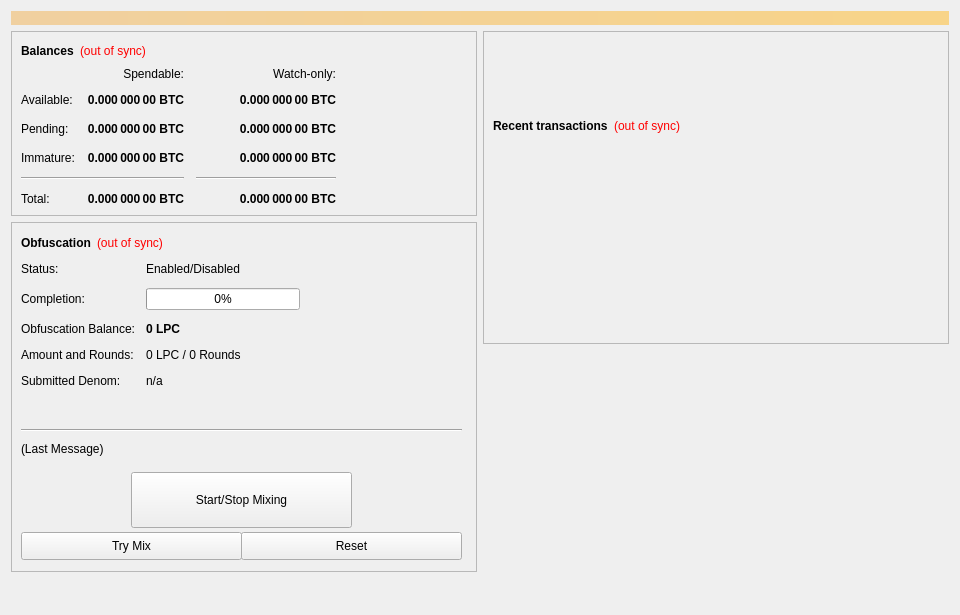
<?xml version="1.0" encoding="UTF-8"?>
<ui version="4.0">
 <class>OverviewPage</class>
 <widget class="QWidget" name="OverviewPage">
  <property name="geometry">
   <rect>
    <x>0</x>
    <y>0</y>
    <width>960</width>
    <height>615</height>
   </rect>
  </property>
  <property name="minimumSize">
   <size>
    <width>960</width>
    <height>0</height>
   </size>
  </property>
  <property name="windowTitle">
   <string>Form</string>
  </property>
  <layout class="QVBoxLayout" name="topLayout">
   <item>
    <widget class="QLabel" name="labelAlerts">
     <property name="visible">
      <bool>false</bool>
     </property>
     <property name="styleSheet">
      <string notr="true">background-color: qlineargradient(x1: 0, y1: 0, x2: 1, y2: 0, stop:0 #F0D0A0, stop:1 #F8D488); color:#000000;</string>
     </property>
     <property name="wordWrap">
      <bool>true</bool>
     </property>
     <property name="margin">
      <number>3</number>
     </property>
    </widget>
   </item>
   <item>
    <layout class="QHBoxLayout" name="horizontalLayout" stretch="1,1">
     <item>
      <layout class="QVBoxLayout" name="verticalLayout_2">
       <item>
        <widget class="QFrame" name="frame">
         <property name="frameShape">
          <enum>QFrame::StyledPanel</enum>
         </property>
         <property name="frameShadow">
          <enum>QFrame::Raised</enum>
         </property>
         <layout class="QVBoxLayout" name="verticalLayout_4">
          <item>
           <layout class="QHBoxLayout" name="horizontalLayout_4">
            <item>
             <widget class="QLabel" name="label_5">
              <property name="font">
               <font>
                <weight>75</weight>
                <bold>true</bold>
               </font>
              </property>
              <property name="text">
               <string>Balances</string>
              </property>
             </widget>
            </item>
            <item>
             <widget class="QLabel" name="labelWalletStatus">
              <property name="cursor">
               <cursorShape>WhatsThisCursor</cursorShape>
              </property>
              <property name="toolTip">
               <string>The displayed information may be out of date. Your wallet automatically synchronizes with the ValinorPayCoin network after a connection is established, but this process has not completed yet.</string>
              </property>
              <property name="styleSheet">
               <string notr="true">QLabel { color: red; }</string>
              </property>
              <property name="text">
               <string notr="true">(out of sync)</string>
              </property>
              <property name="alignment">
               <set>Qt::AlignLeading|Qt::AlignLeft|Qt::AlignVCenter</set>
              </property>
             </widget>
            </item>
            <item>
             <spacer name="horizontalSpacer_3">
              <property name="orientation">
               <enum>Qt::Horizontal</enum>
              </property>
              <property name="sizeHint" stdset="0">
               <size>
                <width>40</width>
                <height>20</height>
               </size>
              </property>
             </spacer>
            </item>
           </layout>
          </item>
          <item>
           <layout class="QGridLayout" name="gridLayout">
            <property name="spacing">
             <number>12</number>
            </property>
            <item row="2" column="2">
             <widget class="QLabel" name="labelWatchPending">
              <property name="font">
               <font>
                <weight>75</weight>
                <bold>true</bold>
               </font>
              </property>
              <property name="cursor">
               <cursorShape>IBeamCursor</cursorShape>
              </property>
              <property name="toolTip">
               <string>Unconfirmed transactions to watch-only addresses</string>
              </property>
              <property name="text">
               <string notr="true">0.000 000 00 BTC</string>
              </property>
              <property name="alignment">
               <set>Qt::AlignRight|Qt::AlignTrailing|Qt::AlignVCenter</set>
              </property>
              <property name="textInteractionFlags">
               <set>Qt::LinksAccessibleByMouse|Qt::TextSelectableByKeyboard|Qt::TextSelectableByMouse</set>
              </property>
             </widget>
            </item>
            <item row="2" column="1">
             <widget class="QLabel" name="labelUnconfirmed">
              <property name="font">
               <font>
                <weight>75</weight>
                <bold>true</bold>
               </font>
              </property>
              <property name="cursor">
               <cursorShape>IBeamCursor</cursorShape>
              </property>
              <property name="toolTip">
               <string>Total of transactions that have yet to be confirmed, and do not yet count toward the spendable balance</string>
              </property>
              <property name="text">
               <string notr="true">0.000 000 00 BTC</string>
              </property>
              <property name="alignment">
               <set>Qt::AlignRight|Qt::AlignTrailing|Qt::AlignVCenter</set>
              </property>
              <property name="textInteractionFlags">
               <set>Qt::LinksAccessibleByMouse|Qt::TextSelectableByKeyboard|Qt::TextSelectableByMouse</set>
              </property>
             </widget>
            </item>
            <item row="3" column="2">
             <widget class="QLabel" name="labelWatchImmature">
              <property name="font">
               <font>
                <weight>75</weight>
                <bold>true</bold>
               </font>
              </property>
              <property name="cursor">
               <cursorShape>IBeamCursor</cursorShape>
              </property>
              <property name="toolTip">
               <string>Staked or masternode rewards in watch-only addresses that has not yet matured</string>
              </property>
              <property name="text">
               <string notr="true">0.000 000 00 BTC</string>
              </property>
              <property name="alignment">
               <set>Qt::AlignRight|Qt::AlignTrailing|Qt::AlignVCenter</set>
              </property>
              <property name="textInteractionFlags">
               <set>Qt::LinksAccessibleByMouse|Qt::TextSelectableByKeyboard|Qt::TextSelectableByMouse</set>
              </property>
             </widget>
            </item>
            <item row="4" column="0" colspan="2">
             <widget class="Line" name="lineSpendableBalance">
              <property name="orientation">
               <enum>Qt::Horizontal</enum>
              </property>
             </widget>
            </item>
            <item row="4" column="2">
             <widget class="Line" name="lineWatchBalance">
              <property name="sizePolicy">
               <sizepolicy hsizetype="Preferred" vsizetype="Fixed">
                <horstretch>0</horstretch>
                <verstretch>0</verstretch>
               </sizepolicy>
              </property>
              <property name="minimumSize">
               <size>
                <width>140</width>
                <height>0</height>
               </size>
              </property>
              <property name="orientation">
               <enum>Qt::Horizontal</enum>
              </property>
             </widget>
            </item>
            <item row="5" column="0">
             <widget class="QLabel" name="labelTotalText">
              <property name="text">
               <string>Total:</string>
              </property>
             </widget>
            </item>
            <item row="3" column="1">
             <widget class="QLabel" name="labelImmature">
              <property name="font">
               <font>
                <weight>75</weight>
                <bold>true</bold>
               </font>
              </property>
              <property name="cursor">
               <cursorShape>IBeamCursor</cursorShape>
              </property>
              <property name="toolTip">
               <string>Staked or masternode rewards that has not yet matured</string>
              </property>
              <property name="text">
               <string notr="true">0.000 000 00 BTC</string>
              </property>
              <property name="alignment">
               <set>Qt::AlignRight|Qt::AlignTrailing|Qt::AlignVCenter</set>
              </property>
              <property name="textInteractionFlags">
               <set>Qt::LinksAccessibleByMouse|Qt::TextSelectableByKeyboard|Qt::TextSelectableByMouse</set>
              </property>
             </widget>
            </item>
            <item row="2" column="3">
             <spacer name="horizontalSpacer_2">
              <property name="orientation">
               <enum>Qt::Horizontal</enum>
              </property>
              <property name="sizeHint" stdset="0">
               <size>
                <width>40</width>
                <height>20</height>
               </size>
              </property>
             </spacer>
            </item>
            <item row="3" column="0">
             <widget class="QLabel" name="labelImmatureText">
              <property name="text">
               <string>Immature:</string>
              </property>
             </widget>
            </item>
            <item row="5" column="1">
             <widget class="QLabel" name="labelTotal">
              <property name="font">
               <font>
                <weight>75</weight>
                <bold>true</bold>
               </font>
              </property>
              <property name="cursor">
               <cursorShape>IBeamCursor</cursorShape>
              </property>
              <property name="toolTip">
               <string>Your current total balance</string>
              </property>
              <property name="text">
               <string notr="true">0.000 000 00 BTC</string>
              </property>
              <property name="alignment">
               <set>Qt::AlignRight|Qt::AlignTrailing|Qt::AlignVCenter</set>
              </property>
              <property name="textInteractionFlags">
               <set>Qt::LinksAccessibleByMouse|Qt::TextSelectableByKeyboard|Qt::TextSelectableByMouse</set>
              </property>
             </widget>
            </item>
            <item row="5" column="2">
             <widget class="QLabel" name="labelWatchTotal">
              <property name="font">
               <font>
                <weight>75</weight>
                <bold>true</bold>
               </font>
              </property>
              <property name="cursor">
               <cursorShape>IBeamCursor</cursorShape>
              </property>
              <property name="toolTip">
               <string>Current total balance in watch-only addresses</string>
              </property>
              <property name="text">
               <string notr="true">0.000 000 00 BTC</string>
              </property>
              <property name="alignment">
               <set>Qt::AlignRight|Qt::AlignTrailing|Qt::AlignVCenter</set>
              </property>
              <property name="textInteractionFlags">
               <set>Qt::LinksAccessibleByMouse|Qt::TextSelectableByKeyboard|Qt::TextSelectableByMouse</set>
              </property>
             </widget>
            </item>
            <item row="0" column="2">
             <widget class="QLabel" name="labelWatchonly">
              <property name="text">
               <string>Watch-only:</string>
              </property>
              <property name="alignment">
               <set>Qt::AlignRight|Qt::AlignTrailing|Qt::AlignVCenter</set>
              </property>
             </widget>
            </item>
            <item row="1" column="0">
             <widget class="QLabel" name="labelBalanceText">
              <property name="text">
               <string>Available:</string>
              </property>
             </widget>
            </item>
            <item row="1" column="1">
             <widget class="QLabel" name="labelBalance">
              <property name="font">
               <font>
                <weight>75</weight>
                <bold>true</bold>
               </font>
              </property>
              <property name="cursor">
               <cursorShape>IBeamCursor</cursorShape>
              </property>
              <property name="toolTip">
               <string>Your current spendable balance</string>
              </property>
              <property name="text">
               <string notr="true">0.000 000 00 BTC</string>
              </property>
              <property name="alignment">
               <set>Qt::AlignRight|Qt::AlignTrailing|Qt::AlignVCenter</set>
              </property>
              <property name="textInteractionFlags">
               <set>Qt::LinksAccessibleByMouse|Qt::TextSelectableByKeyboard|Qt::TextSelectableByMouse</set>
              </property>
             </widget>
            </item>
            <item row="1" column="2">
             <widget class="QLabel" name="labelWatchAvailable">
              <property name="font">
               <font>
                <weight>75</weight>
                <bold>true</bold>
               </font>
              </property>
              <property name="cursor">
               <cursorShape>IBeamCursor</cursorShape>
              </property>
              <property name="toolTip">
               <string>Your current balance in watch-only addresses</string>
              </property>
              <property name="text">
               <string notr="true">0.000 000 00 BTC</string>
              </property>
              <property name="alignment">
               <set>Qt::AlignRight|Qt::AlignTrailing|Qt::AlignVCenter</set>
              </property>
              <property name="textInteractionFlags">
               <set>Qt::LinksAccessibleByMouse|Qt::TextSelectableByKeyboard|Qt::TextSelectableByMouse</set>
              </property>
             </widget>
            </item>
            <item row="2" column="0">
             <widget class="QLabel" name="labelPendingText">
              <property name="text">
               <string>Pending:</string>
              </property>
             </widget>
            </item>
            <item row="0" column="1">
             <widget class="QLabel" name="labelSpendable">
              <property name="text">
               <string>Spendable:</string>
              </property>
              <property name="alignment">
               <set>Qt::AlignRight|Qt::AlignTrailing|Qt::AlignVCenter</set>
              </property>
             </widget>
            </item>
           </layout>
          </item>
         </layout>
        </widget>
       </item>
       <item>
        <widget class="QFrame" name="frameObfuscation">
         <property name="minimumSize">
          <size>
           <width>0</width>
           <height>350</height>
          </size>
         </property>
         <property name="layoutDirection">
          <enum>Qt::LeftToRight</enum>
         </property>
         <property name="frameShape">
          <enum>QFrame::StyledPanel</enum>
         </property>
         <property name="frameShadow">
          <enum>QFrame::Raised</enum>
         </property>
         <widget class="QWidget" name="formLayoutWidget">
          <property name="geometry">
           <rect>
            <x>10</x>
            <y>40</y>
            <width>451</width>
            <height>161</height>
           </rect>
          </property>
          <layout class="QFormLayout" name="formLayout">
           <property name="fieldGrowthPolicy">
            <enum>QFormLayout::AllNonFixedFieldsGrow</enum>
           </property>
           <property name="horizontalSpacing">
            <number>11</number>
           </property>
           <property name="verticalSpacing">
            <number>12</number>
           </property>
           <item row="0" column="0">
            <widget class="QLabel" name="label_6">
             <property name="text">
              <string>Status:</string>
             </property>
            </widget>
           </item>
           <item row="1" column="0">
            <widget class="QLabel" name="label_7">
             <property name="text">
              <string>Completion:</string>
             </property>
            </widget>
           </item>
           <item row="1" column="1">
            <widget class="QProgressBar" name="obfuscationProgress">
             <property name="maximumSize">
              <size>
               <width>154</width>
               <height>16777215</height>
              </size>
             </property>
             <property name="value">
              <number>0</number>
             </property>
            </widget>
           </item>
           <item row="2" column="0">
            <widget class="QLabel" name="labelAnonymizedText">
             <property name="text">
              <string>Obfuscation Balance:</string>
             </property>
            </widget>
           </item>
           <item row="2" column="1">
            <widget class="QLabel" name="labelAnonymized">
             <property name="font">
              <font>
               <weight>75</weight>
               <bold>true</bold>
              </font>
             </property>
             <property name="text">
              <string notr="true">0 LPC</string>
             </property>
            </widget>
           </item>
           <item row="3" column="0">
            <widget class="QLabel" name="label_8">
             <property name="text">
              <string>Amount and Rounds:</string>
             </property>
            </widget>
           </item>
           <item row="3" column="1">
            <widget class="QLabel" name="labelAmountRounds">
             <property name="text">
              <string>0 LPC / 0 Rounds</string>
             </property>
            </widget>
           </item>
           <item row="4" column="0">
            <widget class="QLabel" name="label_9">
             <property name="text">
              <string>Submitted Denom:</string>
             </property>
            </widget>
           </item>
           <item row="4" column="1">
            <widget class="QLabel" name="labelSubmittedDenom">
             <property name="toolTip">
              <string>The denominations you submitted to the Masternode.&lt;br&gt;To mix, other users must submit the exact same denominations.</string>
             </property>
             <property name="text">
              <string>n/a</string>
             </property>
            </widget>
           </item>
           <item row="0" column="1">
            <widget class="QLabel" name="obfuscationEnabled">
             <property name="text">
              <string>Enabled/Disabled</string>
             </property>
            </widget>
           </item>
          </layout>
         </widget>
         <widget class="QPushButton" name="runAutoDenom">
          <property name="geometry">
           <rect>
            <x>251</x>
            <y>17</y>
            <width>1</width>
            <height>1</height>
           </rect>
          </property>
          <property name="palette">
           <palette>
            <active>
             <colorrole role="WindowText">
              <brush brushstyle="SolidPattern">
               <color alpha="255">
                <red>0</red>
                <green>0</green>
                <blue>0</blue>
               </color>
              </brush>
             </colorrole>
             <colorrole role="Button">
              <brush brushstyle="SolidPattern">
               <color alpha="255">
                <red>239</red>
                <green>238</green>
                <blue>238</blue>
               </color>
              </brush>
             </colorrole>
             <colorrole role="Valinor">
              <brush brushstyle="SolidPattern">
               <color alpha="255">
                <red>255</red>
                <green>255</green>
                <blue>255</blue>
               </color>
              </brush>
             </colorrole>
             <colorrole role="Midvalinor">
              <brush brushstyle="SolidPattern">
               <color alpha="255">
                <red>247</red>
                <green>246</green>
                <blue>246</blue>
               </color>
              </brush>
             </colorrole>
             <colorrole role="Dark">
              <brush brushstyle="SolidPattern">
               <color alpha="255">
                <red>119</red>
                <green>119</green>
                <blue>119</blue>
               </color>
              </brush>
             </colorrole>
             <colorrole role="Mid">
              <brush brushstyle="SolidPattern">
               <color alpha="255">
                <red>159</red>
                <green>159</green>
                <blue>159</blue>
               </color>
              </brush>
             </colorrole>
             <colorrole role="Text">
              <brush brushstyle="SolidPattern">
               <color alpha="255">
                <red>0</red>
                <green>0</green>
                <blue>0</blue>
               </color>
              </brush>
             </colorrole>
             <colorrole role="BrightText">
              <brush brushstyle="SolidPattern">
               <color alpha="255">
                <red>255</red>
                <green>255</green>
                <blue>255</blue>
               </color>
              </brush>
             </colorrole>
             <colorrole role="ButtonText">
              <brush brushstyle="SolidPattern">
               <color alpha="255">
                <red>0</red>
                <green>0</green>
                <blue>0</blue>
               </color>
              </brush>
             </colorrole>
             <colorrole role="Base">
              <brush brushstyle="SolidPattern">
               <color alpha="255">
                <red>255</red>
                <green>255</green>
                <blue>255</blue>
               </color>
              </brush>
             </colorrole>
             <colorrole role="Window">
              <brush brushstyle="SolidPattern">
               <color alpha="255">
                <red>239</red>
                <green>238</green>
                <blue>238</blue>
               </color>
              </brush>
             </colorrole>
             <colorrole role="Shadow">
              <brush brushstyle="SolidPattern">
               <color alpha="255">
                <red>0</red>
                <green>0</green>
                <blue>0</blue>
               </color>
              </brush>
             </colorrole>
             <colorrole role="AlternateBase">
              <brush brushstyle="SolidPattern">
               <color alpha="255">
                <red>247</red>
                <green>246</green>
                <blue>246</blue>
               </color>
              </brush>
             </colorrole>
             <colorrole role="ToolTipBase">
              <brush brushstyle="SolidPattern">
               <color alpha="255">
                <red>255</red>
                <green>255</green>
                <blue>220</blue>
               </color>
              </brush>
             </colorrole>
             <colorrole role="ToolTipText">
              <brush brushstyle="SolidPattern">
               <color alpha="255">
                <red>0</red>
                <green>0</green>
                <blue>0</blue>
               </color>
              </brush>
             </colorrole>
            </active>
            <inactive>
             <colorrole role="WindowText">
              <brush brushstyle="SolidPattern">
               <color alpha="255">
                <red>0</red>
                <green>0</green>
                <blue>0</blue>
               </color>
              </brush>
             </colorrole>
             <colorrole role="Button">
              <brush brushstyle="SolidPattern">
               <color alpha="255">
                <red>239</red>
                <green>238</green>
                <blue>238</blue>
               </color>
              </brush>
             </colorrole>
             <colorrole role="Valinor">
              <brush brushstyle="SolidPattern">
               <color alpha="255">
                <red>255</red>
                <green>255</green>
                <blue>255</blue>
               </color>
              </brush>
             </colorrole>
             <colorrole role="Midvalinor">
              <brush brushstyle="SolidPattern">
               <color alpha="255">
                <red>247</red>
                <green>246</green>
                <blue>246</blue>
               </color>
              </brush>
             </colorrole>
             <colorrole role="Dark">
              <brush brushstyle="SolidPattern">
               <color alpha="255">
                <red>119</red>
                <green>119</green>
                <blue>119</blue>
               </color>
              </brush>
             </colorrole>
             <colorrole role="Mid">
              <brush brushstyle="SolidPattern">
               <color alpha="255">
                <red>159</red>
                <green>159</green>
                <blue>159</blue>
               </color>
              </brush>
             </colorrole>
             <colorrole role="Text">
              <brush brushstyle="SolidPattern">
               <color alpha="255">
                <red>0</red>
                <green>0</green>
                <blue>0</blue>
               </color>
              </brush>
             </colorrole>
             <colorrole role="BrightText">
              <brush brushstyle="SolidPattern">
               <color alpha="255">
                <red>255</red>
                <green>255</green>
                <blue>255</blue>
               </color>
              </brush>
             </colorrole>
             <colorrole role="ButtonText">
              <brush brushstyle="SolidPattern">
               <color alpha="255">
                <red>0</red>
                <green>0</green>
                <blue>0</blue>
               </color>
              </brush>
             </colorrole>
             <colorrole role="Base">
              <brush brushstyle="SolidPattern">
               <color alpha="255">
                <red>255</red>
                <green>255</green>
                <blue>255</blue>
               </color>
              </brush>
             </colorrole>
             <colorrole role="Window">
              <brush brushstyle="SolidPattern">
               <color alpha="255">
                <red>239</red>
                <green>238</green>
                <blue>238</blue>
               </color>
              </brush>
             </colorrole>
             <colorrole role="Shadow">
              <brush brushstyle="SolidPattern">
               <color alpha="255">
                <red>0</red>
                <green>0</green>
                <blue>0</blue>
               </color>
              </brush>
             </colorrole>
             <colorrole role="AlternateBase">
              <brush brushstyle="SolidPattern">
               <color alpha="255">
                <red>247</red>
                <green>246</green>
                <blue>246</blue>
               </color>
              </brush>
             </colorrole>
             <colorrole role="ToolTipBase">
              <brush brushstyle="SolidPattern">
               <color alpha="255">
                <red>255</red>
                <green>255</green>
                <blue>220</blue>
               </color>
              </brush>
             </colorrole>
             <colorrole role="ToolTipText">
              <brush brushstyle="SolidPattern">
               <color alpha="255">
                <red>0</red>
                <green>0</green>
                <blue>0</blue>
               </color>
              </brush>
             </colorrole>
            </inactive>
            <disabled>
             <colorrole role="WindowText">
              <brush brushstyle="SolidPattern">
               <color alpha="255">
                <red>119</red>
                <green>119</green>
                <blue>119</blue>
               </color>
              </brush>
             </colorrole>
             <colorrole role="Button">
              <brush brushstyle="SolidPattern">
               <color alpha="255">
                <red>239</red>
                <green>238</green>
                <blue>238</blue>
               </color>
              </brush>
             </colorrole>
             <colorrole role="Valinor">
              <brush brushstyle="SolidPattern">
               <color alpha="255">
                <red>255</red>
                <green>255</green>
                <blue>255</blue>
               </color>
              </brush>
             </colorrole>
             <colorrole role="Midvalinor">
              <brush brushstyle="SolidPattern">
               <color alpha="255">
                <red>247</red>
                <green>246</green>
                <blue>246</blue>
               </color>
              </brush>
             </colorrole>
             <colorrole role="Dark">
              <brush brushstyle="SolidPattern">
               <color alpha="255">
                <red>119</red>
                <green>119</green>
                <blue>119</blue>
               </color>
              </brush>
             </colorrole>
             <colorrole role="Mid">
              <brush brushstyle="SolidPattern">
               <color alpha="255">
                <red>159</red>
                <green>159</green>
                <blue>159</blue>
               </color>
              </brush>
             </colorrole>
             <colorrole role="Text">
              <brush brushstyle="SolidPattern">
               <color alpha="255">
                <red>119</red>
                <green>119</green>
                <blue>119</blue>
               </color>
              </brush>
             </colorrole>
             <colorrole role="BrightText">
              <brush brushstyle="SolidPattern">
               <color alpha="255">
                <red>255</red>
                <green>255</green>
                <blue>255</blue>
               </color>
              </brush>
             </colorrole>
             <colorrole role="ButtonText">
              <brush brushstyle="SolidPattern">
               <color alpha="255">
                <red>119</red>
                <green>119</green>
                <blue>119</blue>
               </color>
              </brush>
             </colorrole>
             <colorrole role="Base">
              <brush brushstyle="SolidPattern">
               <color alpha="255">
                <red>239</red>
                <green>238</green>
                <blue>238</blue>
               </color>
              </brush>
             </colorrole>
             <colorrole role="Window">
              <brush brushstyle="SolidPattern">
               <color alpha="255">
                <red>239</red>
                <green>238</green>
                <blue>238</blue>
               </color>
              </brush>
             </colorrole>
             <colorrole role="Shadow">
              <brush brushstyle="SolidPattern">
               <color alpha="255">
                <red>0</red>
                <green>0</green>
                <blue>0</blue>
               </color>
              </brush>
             </colorrole>
             <colorrole role="AlternateBase">
              <brush brushstyle="SolidPattern">
               <color alpha="255">
                <red>239</red>
                <green>238</green>
                <blue>238</blue>
               </color>
              </brush>
             </colorrole>
             <colorrole role="ToolTipBase">
              <brush brushstyle="SolidPattern">
               <color alpha="255">
                <red>255</red>
                <green>255</green>
                <blue>220</blue>
               </color>
              </brush>
             </colorrole>
             <colorrole role="ToolTipText">
              <brush brushstyle="SolidPattern">
               <color alpha="255">
                <red>0</red>
                <green>0</green>
                <blue>0</blue>
               </color>
              </brush>
             </colorrole>
            </disabled>
           </palette>
          </property>
          <property name="focusPolicy">
           <enum>Qt::NoFocus</enum>
          </property>
          <property name="autoFillBackground">
           <bool>true</bool>
          </property>
          <property name="text">
           <string/>
          </property>
          <property name="flat">
           <bool>true</bool>
          </property>
         </widget>
         <widget class="QPushButton" name="toggleObfuscation">
          <property name="geometry">
           <rect>
            <x>120</x>
            <y>250</y>
            <width>221</width>
            <height>56</height>
           </rect>
          </property>
          <property name="sizePolicy">
           <sizepolicy hsizetype="MinimumExpanding" vsizetype="Fixed">
            <horstretch>0</horstretch>
            <verstretch>0</verstretch>
           </sizepolicy>
          </property>
          <property name="text">
           <string>Start/Stop Mixing</string>
          </property>
         </widget>
         <widget class="Line" name="lineLastMessage">
          <property name="geometry">
           <rect>
            <x>10</x>
            <y>200</y>
            <width>441</width>
            <height>16</height>
           </rect>
          </property>
          <property name="orientation">
           <enum>Qt::Horizontal</enum>
          </property>
         </widget>
         <widget class="QLabel" name="obfuscationStatus">
          <property name="geometry">
           <rect>
            <x>10</x>
            <y>220</y>
            <width>451</width>
            <height>61</height>
           </rect>
          </property>
          <property name="minimumSize">
           <size>
            <width>288</width>
            <height>43</height>
           </size>
          </property>
          <property name="text">
           <string>(Last Message)</string>
          </property>
          <property name="alignment">
           <set>Qt::AlignLeading|Qt::AlignLeft|Qt::AlignTop</set>
          </property>
          <property name="wordWrap">
           <bool>true</bool>
          </property>
         </widget>
         <widget class="QPushButton" name="obfuscationAuto">
          <property name="geometry">
           <rect>
            <x>10</x>
            <y>310</y>
            <width>221</width>
            <height>28</height>
           </rect>
          </property>
          <property name="sizePolicy">
           <sizepolicy hsizetype="MinimumExpanding" vsizetype="Fixed">
            <horstretch>0</horstretch>
            <verstretch>0</verstretch>
           </sizepolicy>
          </property>
          <property name="toolTip">
           <string>Try to manually submit a Obfuscation request.</string>
          </property>
          <property name="text">
           <string>Try Mix</string>
          </property>
         </widget>
         <widget class="QPushButton" name="obfuscationReset">
          <property name="geometry">
           <rect>
            <x>230</x>
            <y>310</y>
            <width>221</width>
            <height>28</height>
           </rect>
          </property>
          <property name="sizePolicy">
           <sizepolicy hsizetype="MinimumExpanding" vsizetype="Fixed">
            <horstretch>0</horstretch>
            <verstretch>0</verstretch>
           </sizepolicy>
          </property>
          <property name="toolTip">
           <string>Reset the current status of Obfuscation (can interrupt Obfuscation if it's in the process of Mixing, which can cost you money!)</string>
          </property>
          <property name="autoFillBackground">
           <bool>false</bool>
          </property>
          <property name="text">
           <string>Reset</string>
          </property>
         </widget>
         <widget class="QWidget" name="layoutWidget">
          <property name="geometry">
           <rect>
            <x>10</x>
            <y>10</y>
            <width>431</width>
            <height>22</height>
           </rect>
          </property>
          <layout class="QHBoxLayout" name="horizontalLayout_5">
           <item>
            <widget class="QLabel" name="label_2">
             <property name="font">
              <font>
               <weight>75</weight>
               <bold>true</bold>
              </font>
             </property>
             <property name="text">
              <string>Obfuscation</string>
             </property>
            </widget>
           </item>
           <item>
            <widget class="QLabel" name="labelObfuscationSyncStatus">
             <property name="toolTip">
              <string>The displayed information may be out of date. Your wallet automatically synchronizes with the ValinorPayCoin network after a connection is established, but this process has not completed yet.</string>
             </property>
             <property name="styleSheet">
              <string notr="true">QLabel { color: red; }</string>
             </property>
             <property name="text">
              <string notr="true">(out of sync)</string>
             </property>
             <property name="alignment">
              <set>Qt::AlignLeading|Qt::AlignLeft|Qt::AlignVCenter</set>
             </property>
            </widget>
           </item>
           <item>
            <spacer name="horizontalSpacer_4">
             <property name="orientation">
              <enum>Qt::Horizontal</enum>
             </property>
             <property name="sizeHint" stdset="0">
              <size>
               <width>40</width>
               <height>20</height>
              </size>
             </property>
            </spacer>
           </item>
          </layout>
         </widget>
        </widget>
       </item>
       <item>
        <spacer name="verticalSpacer">
         <property name="orientation">
          <enum>Qt::Vertical</enum>
         </property>
         <property name="sizeHint" stdset="0">
          <size>
           <width>20</width>
           <height>40</height>
          </size>
         </property>
        </spacer>
       </item>
      </layout>
     </item>
     <item>
      <layout class="QVBoxLayout" name="verticalLayout_3">
       <item>
        <widget class="QFrame" name="frame_2">
         <property name="frameShape">
          <enum>QFrame::StyledPanel</enum>
         </property>
         <property name="frameShadow">
          <enum>QFrame::Raised</enum>
         </property>
         <layout class="QVBoxLayout" name="verticalLayout">
          <item>
           <spacer name="verticalSpacer_3">
            <property name="orientation">
             <enum>Qt::Vertical</enum>
            </property>
            <property name="sizeType">
             <enum>QSizePolicy::Fixed</enum>
            </property>
            <property name="sizeHint" stdset="0">
             <size>
              <width>20</width>
              <height>75</height>
             </size>
            </property>
           </spacer>
          </item>
          <item>
           <layout class="QHBoxLayout" name="horizontalLayout_2">
            <item>
             <widget class="QLabel" name="label_4">
              <property name="font">
               <font>
                <weight>75</weight>
                <bold>true</bold>
               </font>
              </property>
              <property name="text">
               <string>Recent transactions</string>
              </property>
             </widget>
            </item>
            <item>
             <widget class="QLabel" name="labelTransactionsStatus">
              <property name="cursor">
               <cursorShape>WhatsThisCursor</cursorShape>
              </property>
              <property name="toolTip">
               <string>The displayed information may be out of date. Your wallet automatically synchronizes with the ValinorPayCoin network after a connection is established, but this process has not completed yet.</string>
              </property>
              <property name="styleSheet">
               <string notr="true">QLabel { color: red; }</string>
              </property>
              <property name="text">
               <string notr="true">(out of sync)</string>
              </property>
              <property name="alignment">
               <set>Qt::AlignRight|Qt::AlignTrailing|Qt::AlignVCenter</set>
              </property>
             </widget>
            </item>
            <item>
             <spacer name="horizontalSpacer">
              <property name="orientation">
               <enum>Qt::Horizontal</enum>
              </property>
              <property name="sizeHint" stdset="0">
               <size>
                <width>40</width>
                <height>20</height>
               </size>
              </property>
             </spacer>
            </item>
           </layout>
          </item>
          <item>
           <widget class="QListView" name="listTransactions">
            <property name="styleSheet">
             <string notr="true">QListView { background: transparent; }</string>
            </property>
            <property name="frameShape">
             <enum>QFrame::NoFrame</enum>
            </property>
            <property name="verticalScrollBarPolicy">
             <enum>Qt::ScrollBarAlwaysOff</enum>
            </property>
            <property name="horizontalScrollBarPolicy">
             <enum>Qt::ScrollBarAlwaysOff</enum>
            </property>
            <property name="selectionMode">
             <enum>QAbstractItemView::NoSelection</enum>
            </property>
           </widget>
          </item>
         </layout>
        </widget>
       </item>
       <item>
        <spacer name="verticalSpacer_2">
         <property name="orientation">
          <enum>Qt::Vertical</enum>
         </property>
         <property name="sizeType">
          <enum>QSizePolicy::Expanding</enum>
         </property>
         <property name="sizeHint" stdset="0">
          <size>
           <width>20</width>
           <height>40</height>
          </size>
         </property>
        </spacer>
       </item>
      </layout>
     </item>
    </layout>
   </item>
  </layout>
 </widget>
 <resources/>
 <connections/>
</ui>
